Frame 1 (no input): blank canvas, image omitted
Frame 60 (no input): blank canvas, image omitted
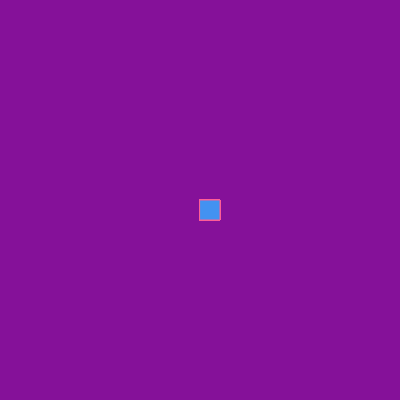
Frame 120 (the mouse pressed at the canvas centre since frame 60)

The p5.js sketch whose frames 1 and 60 were blank and that drew this single picture after the mouse press (run headless with seeded random() and noise() and a simulated clock; from frame 60 on, the mouse is pressed at the canvas centre):

// p5.js sketch
// ── sketch.js
function setup() {
    createCanvas(400, 400);
    background("#851199");
  }
  
  function draw() {
    
    stroke("#FF5F95");
    fill("rgb(67,146,241)")
    
    // console.log(mouseIsPressed);
  
    if (mouseIsPressed) {
        rect(mouseX, mouseY, 20);
    }
    
  }
